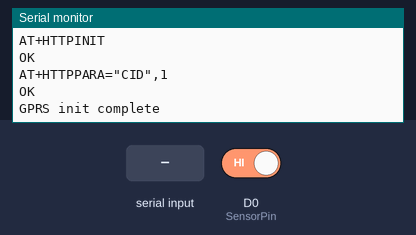
A sketch run on a simulated ESP8266 (NodeMCU). Shown: the last lines printed to the serial monitor. The test bench sets the inputs (shaded band); at power-on: D0 (SensorPin) HIGH. The modem accepts every AT command (registered, SIM ready, sends succeed) and sends nothing else.

Above: at 16.1 s.
16.2 s: D0 (SensorPin) driven LOW
At 17.4 s:
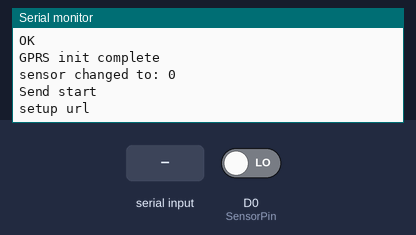
17.7 s: "1" received over the second serial link
At 18.7 s:
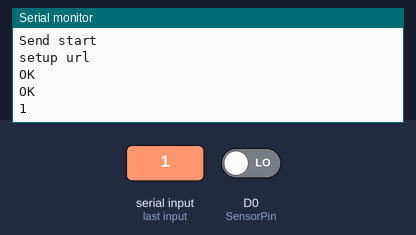
20.3 s: "0" received over the second serial link
At 21.4 s:
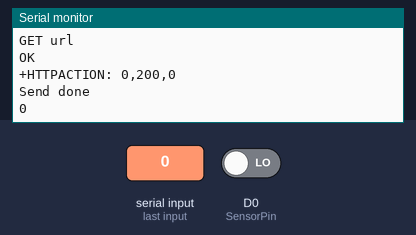
21.8 s: D0 (SensorPin) driven HIGH
At 24.1 s:
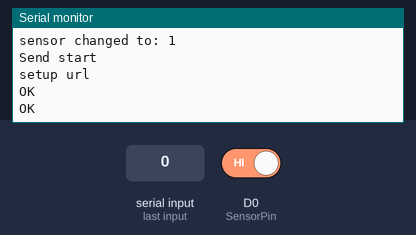

The sketch:

GPRS_session.ino
```cpp
// http://api.telegram.org/bot165672905:AAFhk3XgHITZGDA_M2XEoxAhFaOdxl1Wf6Q/sendMessage?chat_id=161933663&text=123
#include <SoftwareSerial.h>
#include <SimpleTimer.h>         // Essential for all Blynk Projects
SoftwareSerial gprsSerial(5, 4); // RX, TX
int char_;
int SensorPin = D0;
int SensorState;
int SensorLastState = HIGH;
SimpleTimer timer;

void gprs_send(String data) {  //Процедура отправки данных на сервер
  //отправка данных на сайт
  int d = 400;
  Serial.println("Send start");
  Serial.println("setup url");
//gprsSerial.println("AT+HTTPPARA=\"URL\",\"https://api.telegram.org/bot165672905:AAFhk3XgHITZGDA_M2XEoxAhFaOdxl1Wf6Q/sendMessage?chat_id=161933663&text=Proverka\"");
  gprsSerial.println("AT+HTTPPARA=\"URL\",\"https://api.telegram.org/bot165672905:AAFhk3XgHITZGDA_M2XEoxAhFaOdxl1Wf6Q/sendMessage?chat_id=161933663&text=" + data + "\"");
  delay(d * 2);
  gprsSerial.println("AT+HTTPSSL=1");
  delay(d * 2);
  Serial.println(ReadGSM());
  delay(d);
  Serial.println(ReadGSM());
  delay(d);
  Serial.println("GET url");
  gprsSerial.println("AT+HTTPACTION=0");
  delay(d * 2);
  Serial.println(ReadGSM());
  delay(d);
  Serial.println("Send done");
}

void setup() {
  delay(3000); //дадим время на инициализацию GSM модулю
  pinMode(SensorPin, INPUT);
  digitalWrite(SensorPin, HIGH);  //вкл. подтягивающий резистор 20ом
  Serial.begin(9600);  //скорость порта
  Serial.println("GPRS test");
  gprsSerial.begin(9600);
  gprs_init();
//  timer.setInterval(20000L, gprs_send);
}

void loop() {
  SensorState = digitalRead(SensorPin);
  if (SensorState != SensorLastState) {  //если смена состояния датчика
    Serial.print("sensor changed to: ");
    Serial.println(SensorState);
    SensorLastState = SensorState;
    gprs_send(String(SensorState));
    delay(100);
  }
  if (gprsSerial.available()) {  //если GSM модуль что-то послал нам, то
    Serial.println(ReadGSM());  //печатаем в монитор порта пришедшую строку
  }
  delay(100);
  timer.run();
}

void gprs_init() {  //Процедура начальной инициализации GSM модуля
  int d = 500;
  int ATsCount = 7;
  String ATs[] = {  //массив АТ команд
    "AT+SAPBR=3,1,\"CONTYPE\",\"GPRS\"",  //Установка настроек подключения
    "AT+SAPBR=3,1,\"APN\",\"internet.mts.ru\"",
    "AT+SAPBR=3,1,\"USER\",\"mts\"",
    "AT+SAPBR=3,1,\"PWD\",\"\"",
    "AT+SAPBR=1,1",  //Устанавливаем GPRS соединение
    "AT+HTTPINIT",  //Инициализация http сервиса
    "AT+HTTPPARA=\"CID\",1"  //Установка CID параметра для http сессии
  };
  int ATsDelays[] = {6, 1, 1, 1, 3, 3, 1}; //массив задержек
  Serial.println("GPRG init start");
  for (int i = 0; i < ATsCount; i++) {
    Serial.println(ATs[i]);  //посылаем в монитор порта
    gprsSerial.println(ATs[i]);  //посылаем в GSM модуль
    delay(d * ATsDelays[i]);
    Serial.println(ReadGSM());  //показываем ответ от GSM модуля
    delay(d);
  }
  Serial.println("GPRS init complete");
}


String ReadGSM() {  //функция чтения данных от GSM модуля
  int c;
  String v;
  while (gprsSerial.available()) {  //сохраняем входную строку в переменную v
    c = gprsSerial.read();
    v += char(c);
    delay(10);
  }
  return v;
}
```

Measured:
- after the input at 16.2 s, the serial monitor: prints a new line at once (image 1)
- after the input at 17.7 s, the serial monitor: prints a new line after 0.33 s (image 2)
- after the input at 20.3 s, the serial monitor: prints a new line after 0.15 s (image 3)
- after the input at 21.8 s, the serial monitor: prints a new line after 0.05 s (image 4)
